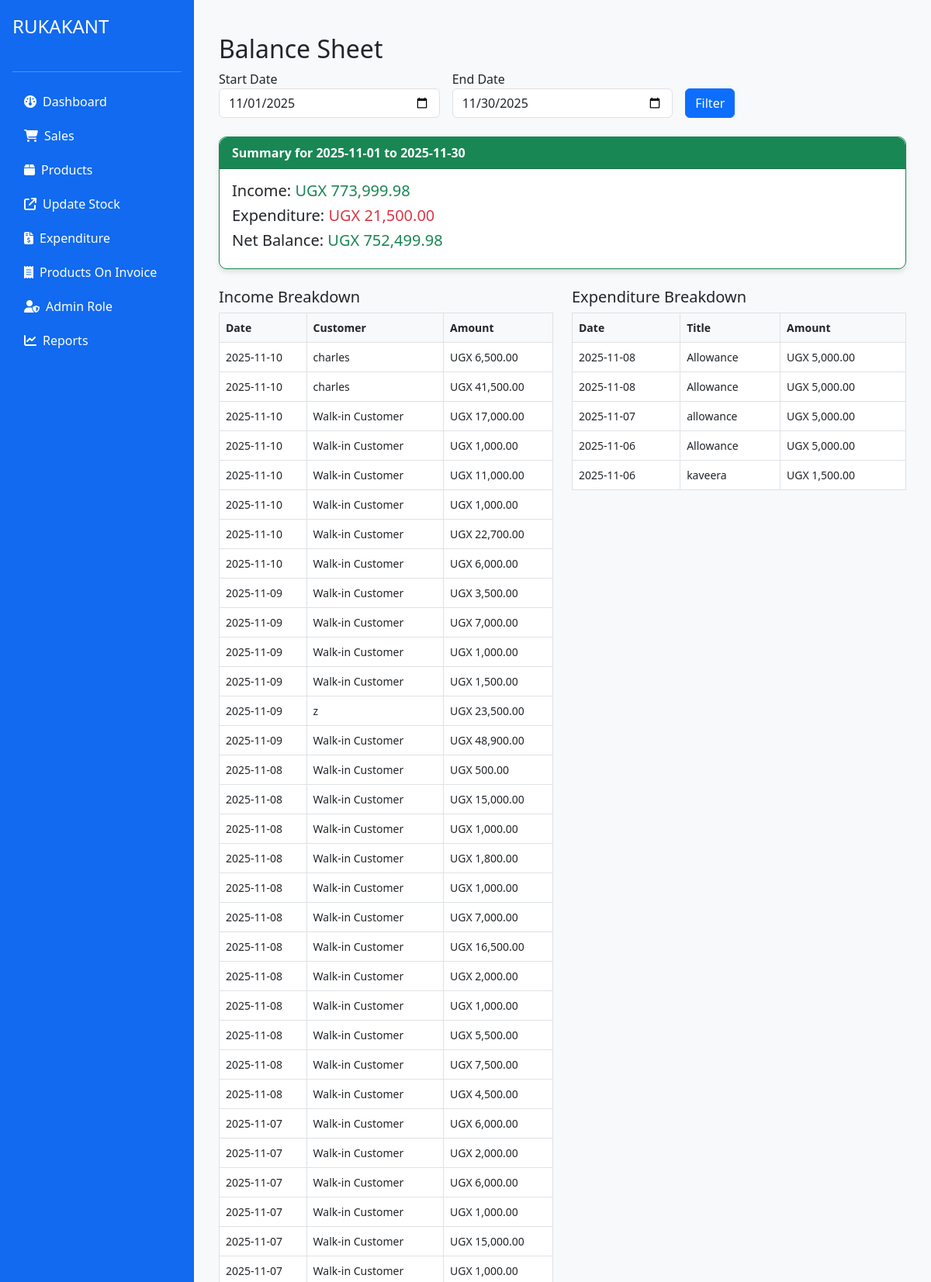
Screenshot of /system/balance_sheet.php (signed in, upper part) with the database file from the repository.
### tables this page shows
CREATE TABLE `sales_pharm` (
  `id` int(11) NOT NULL,
  `invoice_number` varchar(20) NOT NULL,
  `user_id` int(11) NOT NULL,
  `customer_name` varchar(100) DEFAULT NULL,
  `total_amount` decimal(10,2) NOT NULL,
  `discount` decimal(10,2) DEFAULT 0.00,
  `tax` decimal(10,2) DEFAULT 0.00,
  `net_amount` decimal(10,2) NOT NULL,
  `payment_method` enum('cash','card','mobile_money') NOT NULL,
  `transaction_id` varchar(255) DEFAULT NULL,
  `date` datetime DEFAULT current_timestamp(),
  `notes` text DEFAULT NULL
);

### includes/db.php (called while the page is built, shortened)
<?php
class Database
{
    private $host = 'localhost';
    private $user = 'root';
    private $pass = '';
    private $dbname = 'hospital_management';
    private $conn;
    public function __construct()
    {
        $this->conn = new mysqli($this->host, $this->user, $this->pass, $this->dbname);
    }
    public function fetchOne($sql, $params = [])
    {
        $stmt = $this->conn->prepare($sql);
        if (!empty($params)) {
            $types = str_repeat('s', count($params));
            $stmt->bind_param($types, ...$params);
        }
        $stmt->execute();
        $result = $stmt->get_result();
        return $result ? $result->fetch_assoc() : null;
    }
    public function fetchAll($sql, $params = [])
    {
        $stmt = $this->conn->prepare($sql);
        if (!empty($params)) {
            $types = str_repeat('s', count($params));
            $stmt->bind_param($types, ...$params);
        }
        $stmt->execute();
        $result = $stmt->get_result();
        return $result ? $result->fetch_all(MYSQLI_ASSOC) : [];
    }
}

### system/balance_sheet.php (the view, shortened to what this page needs)
<?php
require_once '../includes/header.php';
require_once '../includes/db.php';
$start_date = $_GET['start_date'] ?? '';
$end_date = $_GET['end_date'] ?? '';
if ($start_date == '' || $end_date == '') {
    $start_date = date('Y-m-01');
    $end_date = date('Y-m-t');
}
$income_sql = "SELECT SUM(total_amount) AS total_income FROM sales_pharm WHERE DATE(date) BETWEEN ? AND ?";
$income_data = $db->fetchOne($income_sql, [$start_date, $end_date]);
$total_income = $income_data['total_income'] ?? 0;
$expense_sql = "SELECT SUM(amount) AS total_expense FROM expenditures_pharm WHERE expense_date BETWEEN ? AND ?";
$expense_data = $db->fetchOne($expense_sql, [$start_date, $end_date]);
$total_expense = $expense_data['total_expense'] ?? 0;
$net_balance = $total_income - $total_expense;
?>
<div class="container mt-4">
    <h2>Balance Sheet</h2>
    <form method="GET" class="row g-3 mb-4">
        <div class="col-md-4">
            <label>Start Date</label>
            <input type="date" name="start_date" class="form-control" value="<?= $start_date ?>">
        </div>
        <div class="col-md-4">
            <label>End Date</label>
            <input type="date" name="end_date" class="form-control" value="<?= $end_date ?>">
        </div>
        <div class="col-md-4 d-flex align-items-end">
            <button class="btn btn-primary" type="submit">Filter</button>
        </div>
    </form>
    <div class="card border-success mb-3">
        <div class="card-header bg-success text-white">Summary for <?= $start_date ?> to <?= $end_date ?></div>
        <div class="card-body">
            <h5 class="card-title">Income: <span class="text-success">UGX <?= number_format($total_income, 2) ?></span></h5>
            <h5 class="card-title">Expenditure: <span class="text-danger">UGX <?= number_format($total_expense, 2) ?></span></h5>
            <h5 class="card-title">Net Balance:
                <span class="<?= $net_balance >= 0 ? 'text-success' : 'text-danger' ?>">
                    UGX <?= number_format($net_balance, 2) ?>
                </span>
            </h5>
        </div>
    </div>
    <div class="row mt-4">
        <div class="col-md-6">
            <h5>Income Breakdown</h5>
            <table class="table table-bordered">
                <thead>
                    <tr><th>Date</th><th>Customer</th><th>Amount</th></tr>
                </thead>
                <tbody>
                <?php
                $sales = $db->fetchAll("SELECT date, customer_name, total_amount FROM sales_pharm WHERE DATE(date) BETWEEN ? AND ? ORDER BY date DESC", [$start_date, $end_date]);
                foreach ($sales as $s):
                ?>
                    <tr>
                        <td><?= substr($s['date'], 0, 10) ?></td>
                        <td><?= htmlspecialchars($s['customer_name'] ?? 'N/A') ?></td>
                        <td>UGX <?= number_format($s['total_amount'], 2) ?></td>
                    </tr>
                <?php endforeach; ?>
                </tbody>
            </table>
        </div>
        <div class="col-md-6">
            <h5>Expenditure Breakdown</h5>
            <table class="table table-bordered">
                <thead>
                    <tr><th>Date</th><th>Title</th><th>Amount</th></tr>
                </thead>
                <tbody>
                <?php
                $expenses = $db->fetchAll("SELECT expense_date, title, amount FROM expenditures_pharm WHERE expense_date BETWEEN ? AND ? ORDER BY expense_date DESC", [$start_date, $end_date]);
                foreach ($expenses as $e):
                ?>
                    <tr>
                        <td><?= $e['expense_date'] ?></td>
                        <td><?= htmlspecialchars($e['title']) ?></td>
                        <td>UGX <?= number_format($e['amount'], 2) ?></td>
                    </tr>
                <?php endforeach; ?>
                </tbody>
            </table>
        </div>
    </div>
</div>
<?php require_once '../includes/footer.php'; ?>

### assets/css/style.css (style rules this page uses)
body { font-family: 'Segoe UI', Tahoma, Geneva, Verdana, sans-serif; background-color: #f8f9fa; }
.card { border-radius: 10px; box-shadow: 0 4px 6px rgba(0, 0, 0, 0.1); margin-bottom: 20px; }
.card-header { border-radius: 10px 10px 0 0 !important; background-color: #f8f9fa; font-weight: 600; }
.table { font-size: 14px; }
.table th { font-weight: 600; background-color: #f8f9fa; }

### includes/header.php (style rules this page uses)
body, html { margin: 0; padding: 0; height: 100%; }

### rows the page displays
sales_pharm: date "2025-11-10", customer_name "charles", total_amount "6,500.00"
sales_pharm: date "2025-11-10", customer_name "charles", total_amount "41,500.00"
sales_pharm: date "2025-11-10", customer_name "Walk-in Customer", total_amount "17,000.00"
sales_pharm: date "2025-11-10", customer_name "Walk-in Customer", total_amount "1,000.00"
sales_pharm: date "2025-11-10", customer_name "Walk-in Customer", total_amount "11,000.00"
sales_pharm: date "2025-11-10", customer_name "Walk-in Customer", total_amount "1,000.00"
sales_pharm: date "2025-11-10", customer_name "Walk-in Customer", total_amount "22,700.00"
sales_pharm: date "2025-11-10", customer_name "Walk-in Customer", total_amount "6,000.00"
sales_pharm: date "2025-11-09", customer_name "Walk-in Customer", total_amount "3,500.00"
sales_pharm: date "2025-11-09", customer_name "Walk-in Customer", total_amount "7,000.00"
sales_pharm: date "2025-11-09", customer_name "Walk-in Customer", total_amount "1,000.00"
sales_pharm: date "2025-11-09", customer_name "Walk-in Customer", total_amount "1,500.00"
sales_pharm: date "2025-11-09", customer_name "z", total_amount "23,500.00"
sales_pharm: date "2025-11-09", customer_name "Walk-in Customer", total_amount "48,900.00"
sales_pharm: date "2025-11-08", customer_name "Walk-in Customer", total_amount "500.00"
sales_pharm: date "2025-11-08", customer_name "Walk-in Customer", total_amount "15,000.00"
sales_pharm: date "2025-11-08", customer_name "Walk-in Customer", total_amount "1,000.00"
sales_pharm: date "2025-11-08", customer_name "Walk-in Customer", total_amount "1,800.00"
sales_pharm: date "2025-11-08", customer_name "Walk-in Customer", total_amount "1,000.00"
sales_pharm: date "2025-11-08", customer_name "Walk-in Customer", total_amount "7,000.00"
sales_pharm: date "2025-11-08", customer_name "Walk-in Customer", total_amount "16,500.00"
sales_pharm: date "2025-11-08", customer_name "Walk-in Customer", total_amount "2,000.00"
sales_pharm: date "2025-11-08", customer_name "Walk-in Customer", total_amount "1,000.00"
sales_pharm: date "2025-11-08", customer_name "Walk-in Customer", total_amount "5,500.00"
sales_pharm: date "2025-11-08", customer_name "Walk-in Customer", total_amount "7,500.00"
sales_pharm: date "2025-11-08", customer_name "Walk-in Customer", total_amount "4,500.00"
sales_pharm: date "2025-11-07", customer_name "Walk-in Customer", total_amount "6,000.00"
sales_pharm: date "2025-11-07", customer_name "Walk-in Customer", total_amount "2,000.00"
sales_pharm: date "2025-11-07", customer_name "Walk-in Customer", total_amount "6,000.00"
sales_pharm: date "2025-11-07", customer_name "Walk-in Customer", total_amount "1,000.00"
sales_pharm: date "2025-11-07", customer_name "Walk-in Customer", total_amount "15,000.00"
sales_pharm: date "2025-11-07", customer_name "Walk-in Customer", total_amount "1,000.00"

### other values shown
$start_date "2025-11-01"
$end_date "2025-11-30"
$total_income "773,999.98"
$total_expense "21,500.00"
$net_balance "752,499.98"
$e['expense_date'] "2025-11-08"
$e['title'] "Allowance"
$e['amount'] "5,000.00"
$e['expense_date'] "2025-11-07"
$e['title'] "allowance"
$e['expense_date'] "2025-11-06"
$e['title'] "kaveera"
$e['amount'] "1,500.00"
